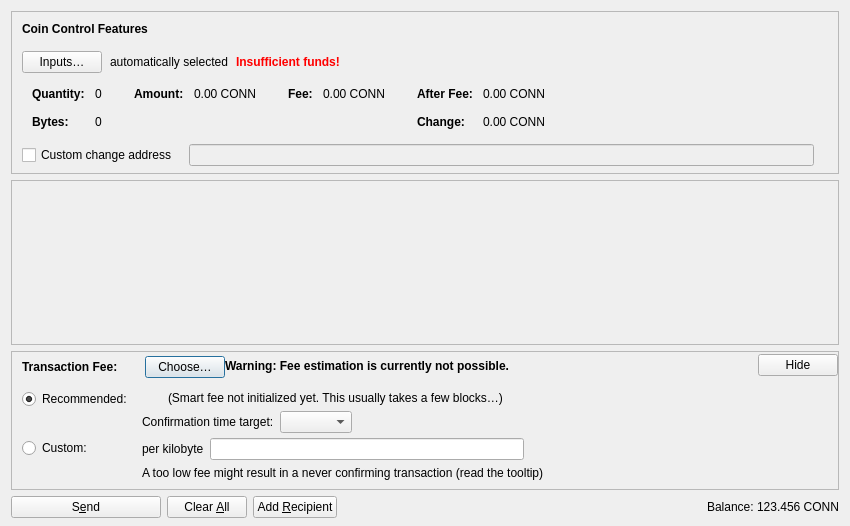
<?xml version="1.0" encoding="UTF-8"?>
<ui version="4.0">
 <class>SendCoinsDialog</class>
 <widget class="QDialog" name="SendCoinsDialog">
  <property name="geometry">
   <rect>
    <x>0</x>
    <y>0</y>
    <width>850</width>
    <height>526</height>
   </rect>
  </property>
  <property name="windowTitle">
   <string>Send Coins</string>
  </property>
  <layout class="QVBoxLayout" name="verticalLayout" stretch="0,1,0,0">
   <property name="bottomMargin">
    <number>8</number>
   </property>
   <item>
    <widget class="QFrame" name="frameCoinControl">
     <property name="sizePolicy">
      <sizepolicy hsizetype="Expanding" vsizetype="Expanding">
       <horstretch>0</horstretch>
       <verstretch>0</verstretch>
      </sizepolicy>
     </property>
     <property name="maximumSize">
      <size>
       <width>16777215</width>
       <height>16777215</height>
      </size>
     </property>
     <property name="frameShape">
      <enum>QFrame::StyledPanel</enum>
     </property>
     <property name="frameShadow">
      <enum>QFrame::Sunken</enum>
     </property>
     <layout class="QVBoxLayout" name="verticalLayoutCoinControl2">
      <property name="spacing">
       <number>0</number>
      </property>
      <property name="leftMargin">
       <number>0</number>
      </property>
      <property name="topMargin">
       <number>0</number>
      </property>
      <property name="rightMargin">
       <number>0</number>
      </property>
      <property name="bottomMargin">
       <number>6</number>
      </property>
      <item>
       <layout class="QVBoxLayout" name="verticalLayoutCoinControl" stretch="0,0,0,0,1">
        <property name="spacing">
         <number>0</number>
        </property>
        <property name="leftMargin">
         <number>10</number>
        </property>
        <property name="topMargin">
         <number>10</number>
        </property>
        <item>
         <layout class="QHBoxLayout" name="horizontalLayoutCoinControl1">
          <property name="bottomMargin">
           <number>15</number>
          </property>
          <item>
           <widget class="QLabel" name="labelCoinControlFeatures">
            <property name="sizePolicy">
             <sizepolicy hsizetype="Preferred" vsizetype="Maximum">
              <horstretch>0</horstretch>
              <verstretch>0</verstretch>
             </sizepolicy>
            </property>
            <property name="font">
             <font>
              <weight>75</weight>
              <bold>true</bold>
             </font>
            </property>
            <property name="styleSheet">
             <string notr="true">font-weight:bold;</string>
            </property>
            <property name="text">
             <string>Coin Control Features</string>
            </property>
           </widget>
          </item>
         </layout>
        </item>
        <item>
         <layout class="QHBoxLayout" name="horizontalLayoutCoinControl2" stretch="0,0,0,0">
          <property name="spacing">
           <number>8</number>
          </property>
          <property name="bottomMargin">
           <number>10</number>
          </property>
          <item>
           <widget class="QPushButton" name="pushButtonCoinControl">
            <property name="styleSheet">
             <string notr="true"/>
            </property>
            <property name="text">
             <string>Inputs…</string>
            </property>
            <property name="autoDefault">
             <bool>false</bool>
            </property>
           </widget>
          </item>
          <item>
           <widget class="QLabel" name="labelCoinControlAutomaticallySelected">
            <property name="text">
             <string>automatically selected</string>
            </property>
            <property name="margin">
             <number>5</number>
            </property>
           </widget>
          </item>
          <item>
           <widget class="QLabel" name="labelCoinControlInsuffFunds">
            <property name="font">
             <font>
              <weight>75</weight>
              <bold>true</bold>
             </font>
            </property>
            <property name="styleSheet">
             <string notr="true">color:red;font-weight:bold;</string>
            </property>
            <property name="text">
             <string>Insufficient funds!</string>
            </property>
            <property name="margin">
             <number>5</number>
            </property>
           </widget>
          </item>
          <item>
           <spacer name="horizontalSpacerCoinControl">
            <property name="orientation">
             <enum>Qt::Horizontal</enum>
            </property>
            <property name="sizeHint" stdset="0">
             <size>
              <width>40</width>
              <height>1</height>
             </size>
            </property>
           </spacer>
          </item>
         </layout>
        </item>
        <item>
         <widget class="QWidget" name="widgetCoinControl" native="true">
          <property name="sizePolicy">
           <sizepolicy hsizetype="Preferred" vsizetype="Preferred">
            <horstretch>0</horstretch>
            <verstretch>0</verstretch>
           </sizepolicy>
          </property>
          <property name="minimumSize">
           <size>
            <width>0</width>
            <height>0</height>
           </size>
          </property>
          <property name="styleSheet">
           <string notr="true"/>
          </property>
          <layout class="QHBoxLayout" name="horizontalLayoutCoinControl5">
           <property name="leftMargin">
            <number>0</number>
           </property>
           <property name="topMargin">
            <number>0</number>
           </property>
           <property name="rightMargin">
            <number>0</number>
           </property>
           <property name="bottomMargin">
            <number>0</number>
           </property>
           <item>
            <layout class="QHBoxLayout" name="horizontalLayoutCoinControl3" stretch="0,0,0,1">
             <property name="spacing">
              <number>20</number>
             </property>
             <property name="topMargin">
              <number>0</number>
             </property>
             <property name="bottomMargin">
              <number>10</number>
             </property>
             <item>
              <layout class="QFormLayout" name="formLayoutCoinControl1">
               <property name="labelAlignment">
                <set>Qt::AlignLeft|Qt::AlignVCenter</set>
               </property>
               <property name="horizontalSpacing">
                <number>10</number>
               </property>
               <property name="verticalSpacing">
                <number>14</number>
               </property>
               <property name="leftMargin">
                <number>10</number>
               </property>
               <property name="topMargin">
                <number>4</number>
               </property>
               <property name="rightMargin">
                <number>6</number>
               </property>
               <item row="0" column="0">
                <widget class="QLabel" name="labelCoinControlQuantityText">
                 <property name="font">
                  <font>
                   <weight>75</weight>
                   <bold>true</bold>
                  </font>
                 </property>
                 <property name="text">
                  <string>Quantity:</string>
                 </property>
                 <property name="margin">
                  <number>0</number>
                 </property>
                </widget>
               </item>
               <item row="0" column="1">
                <widget class="QLabel" name="labelCoinControlQuantity">
                 <property name="cursor">
                  <cursorShape>IBeamCursor</cursorShape>
                 </property>
                 <property name="contextMenuPolicy">
                  <enum>Qt::ActionsContextMenu</enum>
                 </property>
                 <property name="text">
                  <string notr="true">0</string>
                 </property>
                 <property name="margin">
                  <number>0</number>
                 </property>
                 <property name="textInteractionFlags">
                  <set>Qt::LinksAccessibleByMouse|Qt::TextSelectableByKeyboard|Qt::TextSelectableByMouse</set>
                 </property>
                </widget>
               </item>
               <item row="1" column="0">
                <widget class="QLabel" name="labelCoinControlBytesText">
                 <property name="font">
                  <font>
                   <weight>75</weight>
                   <bold>true</bold>
                  </font>
                 </property>
                 <property name="text">
                  <string>Bytes:</string>
                 </property>
                </widget>
               </item>
               <item row="1" column="1">
                <widget class="QLabel" name="labelCoinControlBytes">
                 <property name="cursor">
                  <cursorShape>IBeamCursor</cursorShape>
                 </property>
                 <property name="contextMenuPolicy">
                  <enum>Qt::ActionsContextMenu</enum>
                 </property>
                 <property name="text">
                  <string notr="true">0</string>
                 </property>
                 <property name="textInteractionFlags">
                  <set>Qt::LinksAccessibleByMouse|Qt::TextSelectableByKeyboard|Qt::TextSelectableByMouse</set>
                 </property>
                </widget>
               </item>
              </layout>
             </item>
             <item>
              <layout class="QFormLayout" name="formLayoutCoinControl2">
               <property name="horizontalSpacing">
                <number>10</number>
               </property>
               <property name="verticalSpacing">
                <number>14</number>
               </property>
               <property name="leftMargin">
                <number>6</number>
               </property>
               <property name="topMargin">
                <number>4</number>
               </property>
               <property name="rightMargin">
                <number>6</number>
               </property>
               <item row="0" column="0">
                <widget class="QLabel" name="labelCoinControlAmountText">
                 <property name="font">
                  <font>
                   <weight>75</weight>
                   <bold>true</bold>
                  </font>
                 </property>
                 <property name="text">
                  <string>Amount:</string>
                 </property>
                 <property name="margin">
                  <number>0</number>
                 </property>
                </widget>
               </item>
               <item row="0" column="1">
                <widget class="QLabel" name="labelCoinControlAmount">
                 <property name="cursor">
                  <cursorShape>IBeamCursor</cursorShape>
                 </property>
                 <property name="contextMenuPolicy">
                  <enum>Qt::ActionsContextMenu</enum>
                 </property>
                 <property name="text">
                  <string notr="true">0.00 CONN</string>
                 </property>
                 <property name="textInteractionFlags">
                  <set>Qt::LinksAccessibleByMouse|Qt::TextSelectableByKeyboard|Qt::TextSelectableByMouse</set>
                 </property>
                </widget>
               </item>
              </layout>
             </item>
             <item>
              <layout class="QFormLayout" name="formLayoutCoinControl3">
               <property name="horizontalSpacing">
                <number>10</number>
               </property>
               <property name="verticalSpacing">
                <number>14</number>
               </property>
               <property name="leftMargin">
                <number>6</number>
               </property>
               <property name="topMargin">
                <number>4</number>
               </property>
               <property name="rightMargin">
                <number>6</number>
               </property>
               <item row="0" column="0">
                <widget class="QLabel" name="labelCoinControlFeeText">
                 <property name="font">
                  <font>
                   <weight>75</weight>
                   <bold>true</bold>
                  </font>
                 </property>
                 <property name="text">
                  <string>Fee:</string>
                 </property>
                 <property name="margin">
                  <number>0</number>
                 </property>
                </widget>
               </item>
               <item row="0" column="1">
                <widget class="QLabel" name="labelCoinControlFee">
                 <property name="cursor">
                  <cursorShape>IBeamCursor</cursorShape>
                 </property>
                 <property name="contextMenuPolicy">
                  <enum>Qt::ActionsContextMenu</enum>
                 </property>
                 <property name="text">
                  <string notr="true">0.00 CONN</string>
                 </property>
                 <property name="textInteractionFlags">
                  <set>Qt::LinksAccessibleByMouse|Qt::TextSelectableByKeyboard|Qt::TextSelectableByMouse</set>
                 </property>
                </widget>
               </item>
              </layout>
             </item>
             <item>
              <layout class="QFormLayout" name="formLayoutCoinControl4">
               <property name="labelAlignment">
                <set>Qt::AlignLeft|Qt::AlignVCenter</set>
               </property>
               <property name="horizontalSpacing">
                <number>10</number>
               </property>
               <property name="verticalSpacing">
                <number>14</number>
               </property>
               <property name="leftMargin">
                <number>6</number>
               </property>
               <property name="topMargin">
                <number>4</number>
               </property>
               <property name="rightMargin">
                <number>6</number>
               </property>
               <item row="0" column="0">
                <widget class="QLabel" name="labelCoinControlAfterFeeText">
                 <property name="font">
                  <font>
                   <weight>75</weight>
                   <bold>true</bold>
                  </font>
                 </property>
                 <property name="text">
                  <string>After Fee:</string>
                 </property>
                 <property name="margin">
                  <number>0</number>
                 </property>
                </widget>
               </item>
               <item row="0" column="1">
                <widget class="QLabel" name="labelCoinControlAfterFee">
                 <property name="cursor">
                  <cursorShape>IBeamCursor</cursorShape>
                 </property>
                 <property name="contextMenuPolicy">
                  <enum>Qt::ActionsContextMenu</enum>
                 </property>
                 <property name="text">
                  <string notr="true">0.00 CONN</string>
                 </property>
                 <property name="textInteractionFlags">
                  <set>Qt::LinksAccessibleByMouse|Qt::TextSelectableByKeyboard|Qt::TextSelectableByMouse</set>
                 </property>
                </widget>
               </item>
               <item row="1" column="0">
                <widget class="QLabel" name="labelCoinControlChangeText">
                 <property name="font">
                  <font>
                   <weight>75</weight>
                   <bold>true</bold>
                  </font>
                 </property>
                 <property name="text">
                  <string>Change:</string>
                 </property>
                </widget>
               </item>
               <item row="1" column="1">
                <widget class="QLabel" name="labelCoinControlChange">
                 <property name="cursor">
                  <cursorShape>IBeamCursor</cursorShape>
                 </property>
                 <property name="contextMenuPolicy">
                  <enum>Qt::ActionsContextMenu</enum>
                 </property>
                 <property name="text">
                  <string notr="true">0.00 CONN</string>
                 </property>
                 <property name="textInteractionFlags">
                  <set>Qt::LinksAccessibleByMouse|Qt::TextSelectableByKeyboard|Qt::TextSelectableByMouse</set>
                 </property>
                </widget>
               </item>
              </layout>
             </item>
            </layout>
           </item>
          </layout>
         </widget>
        </item>
        <item>
         <layout class="QHBoxLayout" name="horizontalLayoutCoinControl4" stretch="0,0,0">
          <property name="spacing">
           <number>12</number>
          </property>
          <property name="sizeConstraint">
           <enum>QLayout::SetDefaultConstraint</enum>
          </property>
          <property name="topMargin">
           <number>5</number>
          </property>
          <property name="rightMargin">
           <number>5</number>
          </property>
          <item>
           <widget class="QCheckBox" name="checkBoxCoinControlChange">
            <property name="toolTip">
             <string>If this is activated, but the change address is empty or invalid, change will be sent to a newly generated address.</string>
            </property>
            <property name="text">
             <string>Custom change address</string>
            </property>
           </widget>
          </item>
          <item>
           <widget class="QValidatedLineEdit" name="lineEditCoinControlChange">
            <property name="enabled">
             <bool>false</bool>
            </property>
            <property name="sizePolicy">
             <sizepolicy hsizetype="Expanding" vsizetype="Fixed">
              <horstretch>0</horstretch>
              <verstretch>0</verstretch>
             </sizepolicy>
            </property>
           </widget>
          </item>
          <item>
           <widget class="QLabel" name="labelCoinControlChangeLabel">
            <property name="sizePolicy">
             <sizepolicy hsizetype="Preferred" vsizetype="Expanding">
              <horstretch>0</horstretch>
              <verstretch>0</verstretch>
             </sizepolicy>
            </property>
            <property name="minimumSize">
             <size>
              <width>0</width>
              <height>0</height>
             </size>
            </property>
            <property name="text">
             <string/>
            </property>
            <property name="margin">
             <number>3</number>
            </property>
           </widget>
          </item>
         </layout>
        </item>
        <item>
         <spacer name="verticalSpacerCoinControl">
          <property name="orientation">
           <enum>Qt::Vertical</enum>
          </property>
          <property name="sizeHint" stdset="0">
           <size>
            <width>800</width>
            <height>1</height>
           </size>
          </property>
         </spacer>
        </item>
       </layout>
      </item>
     </layout>
    </widget>
   </item>
   <item>
    <widget class="QScrollArea" name="scrollArea">
     <property name="widgetResizable">
      <bool>true</bool>
     </property>
     <widget class="QWidget" name="scrollAreaWidgetContents">
      <property name="geometry">
       <rect>
        <x>0</x>
        <y>0</y>
        <width>830</width>
        <height>104</height>
       </rect>
      </property>
      <layout class="QVBoxLayout" name="verticalLayout_2" stretch="0,1">
       <property name="leftMargin">
        <number>0</number>
       </property>
       <property name="topMargin">
        <number>0</number>
       </property>
       <property name="rightMargin">
        <number>0</number>
       </property>
       <property name="bottomMargin">
        <number>0</number>
       </property>
       <item>
        <layout class="QVBoxLayout" name="entries">
         <property name="spacing">
          <number>6</number>
         </property>
        </layout>
       </item>
       <item>
        <spacer name="verticalSpacer">
         <property name="orientation">
          <enum>Qt::Vertical</enum>
         </property>
         <property name="sizeHint" stdset="0">
          <size>
           <width>20</width>
           <height>40</height>
          </size>
         </property>
        </spacer>
       </item>
      </layout>
     </widget>
    </widget>
   </item>
   <item>
    <widget class="QFrame" name="frameFee">
     <property name="sizePolicy">
      <sizepolicy hsizetype="Expanding" vsizetype="Expanding">
       <horstretch>0</horstretch>
       <verstretch>0</verstretch>
      </sizepolicy>
     </property>
     <property name="maximumSize">
      <size>
       <width>16777215</width>
       <height>16777215</height>
      </size>
     </property>
     <property name="frameShape">
      <enum>QFrame::StyledPanel</enum>
     </property>
     <property name="frameShadow">
      <enum>QFrame::Sunken</enum>
     </property>
     <layout class="QVBoxLayout" name="verticalLayoutFee1">
      <property name="spacing">
       <number>0</number>
      </property>
      <property name="leftMargin">
       <number>0</number>
      </property>
      <property name="topMargin">
       <number>0</number>
      </property>
      <property name="rightMargin">
       <number>0</number>
      </property>
      <property name="bottomMargin">
       <number>0</number>
      </property>
      <item>
       <layout class="QVBoxLayout" name="verticalLayoutFee2" stretch="0,0,0">
        <property name="spacing">
         <number>0</number>
        </property>
        <property name="leftMargin">
         <number>10</number>
        </property>
        <property name="topMargin">
         <number>0</number>
        </property>
        <item>
         <layout class="QHBoxLayout" name="horizontalLayoutFee1">
          <property name="bottomMargin">
           <number>0</number>
          </property>
          <item>
           <layout class="QVBoxLayout" name="verticalLayoutFee7">
            <property name="spacing">
             <number>0</number>
            </property>
            <item>
             <spacer name="verticalSpacerSmartFee">
              <property name="orientation">
               <enum>Qt::Vertical</enum>
              </property>
              <property name="sizeType">
               <enum>QSizePolicy::Fixed</enum>
              </property>
              <property name="sizeHint" stdset="0">
               <size>
                <width>1</width>
                <height>4</height>
               </size>
              </property>
             </spacer>
            </item>
            <item>
             <layout class="QHBoxLayout" name="horizontalLayoutSmartFee">
              <property name="spacing">
               <number>10</number>
              </property>
              <item>
               <widget class="QLabel" name="labelFeeHeadline">
                <property name="sizePolicy">
                 <sizepolicy hsizetype="Preferred" vsizetype="Maximum">
                  <horstretch>0</horstretch>
                  <verstretch>0</verstretch>
                 </sizepolicy>
                </property>
                <property name="font">
                 <font>
                  <weight>75</weight>
                  <bold>true</bold>
                 </font>
                </property>
                <property name="styleSheet">
                 <string notr="true">font-weight:bold;</string>
                </property>
                <property name="text">
                 <string>Transaction Fee:</string>
                </property>
               </widget>
              </item>
              <item>
               <widget class="QLabel" name="labelFeeMinimized">
                <property name="text">
                 <string/>
                </property>
               </widget>
              </item>
              <item>
               <widget class="QPushButton" name="buttonChooseFee">
                <property name="text">
                 <string>Choose…</string>
                </property>
               </widget>
              </item>
             </layout>
            </item>
            <item>
             <spacer name="verticalSpacer_5">
              <property name="orientation">
               <enum>Qt::Vertical</enum>
              </property>
              <property name="sizeHint" stdset="0">
               <size>
                <width>1</width>
                <height>1</height>
               </size>
              </property>
             </spacer>
            </item>
           </layout>
          </item>
          <item>
           <widget class="QLabel" name="fallbackFeeWarningLabel">
            <property name="toolTip">
             <string>Using the fallbackfee can result in sending a transaction that will take several hours or days (or never) to confirm. Consider choosing your fee manually or wait until you have validated the complete chain.</string>
            </property>
            <property name="font">
            <font>
                <weight>75</weight>
                <bold>true</bold>
            </font>
            </property>
            <property name="text">
             <string>Warning: Fee estimation is currently not possible.</string>
            </property>
            <property name="wordWrap">
             <bool>false</bool>
            </property>
           </widget>
          </item>
          <item>
           <spacer name="horizontalSpacer_4">
            <property name="orientation">
             <enum>Qt::Horizontal</enum>
            </property>
            <property name="sizeType">
             <enum>QSizePolicy::MinimumExpanding</enum>
            </property>
            <property name="sizeHint" stdset="0">
             <size>
              <width>40</width>
              <height>20</height>
             </size>
            </property>
           </spacer>
          </item>
          <item>
           <widget class="QPushButton" name="buttonMinimizeFee">
            <property name="toolTip">
             <string>Hide transaction fee settings</string>
            </property>
            <property name="text">
             <string>Hide</string>
            </property>
           </widget>
          </item>
         </layout>
        </item>
        <item>
         <widget class="QFrame" name="frameFeeSelection">
          <layout class="QVBoxLayout" name="verticalLayoutFee12">
           <property name="spacing">
            <number>0</number>
           </property>
           <property name="leftMargin">
            <number>0</number>
           </property>
           <property name="topMargin">
            <number>0</number>
           </property>
           <property name="rightMargin">
            <number>0</number>
           </property>
           <property name="bottomMargin">
            <number>0</number>
           </property>
           <item>
            <layout class="QGridLayout" name="gridLayoutFee">
             <property name="topMargin">
              <number>10</number>
             </property>
             <property name="bottomMargin">
              <number>4</number>
             </property>
             <property name="horizontalSpacing">
              <number>10</number>
             </property>
             <property name="verticalSpacing">
              <number>4</number>
             </property>
             <item row="1" column="1">
              <layout class="QVBoxLayout" name="verticalLayoutFee8">
               <property name="spacing">
                <number>6</number>
               </property>
               <item>
                <layout class="QHBoxLayout" name="horizontalLayoutFee13">
                 <item>
                  <widget class="QLabel" name="labelCustomPerKilobyte">
                   <property name="toolTip">
                    <string>Specify a custom fee per kB (1,000 bytes) of the transaction's virtual size.

Note:  Since the fee is calculated on a per-byte basis, a fee rate of "100 connects per kvB" for a transaction size of 500 virtual bytes (half of 1 kvB) would ultimately yield a fee of only 50 connects.</string>
                   </property>
                   <property name="text">
                    <string>per kilobyte</string>
                   </property>
                  </widget>
                 </item>
                 <item>
                  <widget class="BitcoinAmountField" name="customFee"/>
                 </item>
                 <item>
                  <spacer name="horizontalSpacer_6">
                   <property name="orientation">
                    <enum>Qt::Horizontal</enum>
                   </property>
                   <property name="sizeHint" stdset="0">
                    <size>
                     <width>1</width>
                     <height>1</height>
                    </size>
                   </property>
                  </spacer>
                 </item>
                </layout>
               </item>
               <item>
                <layout class="QHBoxLayout" name="horizontalLayoutFee8">
                 <item>
                  <widget class="QLabel" name="labelCustomFeeWarning">
                   <property name="enabled">
                    <bool>true</bool>
                   </property>
                   <property name="toolTip">
                    <string>When there is less transaction volume than space in the blocks, miners as well as relaying nodes may enforce a minimum fee. Paying only this minimum fee is just fine, but be aware that this can result in a never confirming transaction once there is more demand for ConnectCoin transactions than the network can process.</string>
                   </property>
                   <property name="text">
                    <string>A too low fee might result in a never confirming transaction (read the tooltip)</string>
                   </property>
                  </widget>
                 </item>
                 <item>
                  <spacer name="horizontalSpacer_2">
                   <property name="orientation">
                    <enum>Qt::Horizontal</enum>
                   </property>
                   <property name="sizeHint" stdset="0">
                    <size>
                     <width>1</width>
                     <height>1</height>
                    </size>
                   </property>
                  </spacer>
                 </item>
                </layout>
               </item>
              </layout>
             </item>
             <item row="0" column="0">
              <layout class="QVBoxLayout" name="verticalLayoutFee4" stretch="0,1">
               <item>
                <widget class="QRadioButton" name="radioSmartFee">
                 <property name="text">
                  <string>Recommended:</string>
                 </property>
                 <property name="checked">
                  <bool>true</bool>
                 </property>
                 <attribute name="buttonGroup">
                  <string notr="true">groupFee</string>
                 </attribute>
                </widget>
               </item>
               <item>
                <spacer name="verticalSpacer_2">
                 <property name="orientation">
                  <enum>Qt::Vertical</enum>
                 </property>
                 <property name="sizeHint" stdset="0">
                  <size>
                   <width>1</width>
                   <height>1</height>
                  </size>
                 </property>
                </spacer>
               </item>
              </layout>
             </item>
             <item row="1" column="0">
              <layout class="QVBoxLayout" name="verticalLayoutFee9" stretch="0,1">
               <item>
                <widget class="QRadioButton" name="radioCustomFee">
                 <property name="text">
                  <string>Custom:</string>
                 </property>
                 <attribute name="buttonGroup">
                  <string notr="true">groupFee</string>
                 </attribute>
                </widget>
               </item>
               <item>
                <spacer name="verticalSpacer_6">
                 <property name="orientation">
                  <enum>Qt::Vertical</enum>
                 </property>
                 <property name="sizeHint" stdset="0">
                  <size>
                   <width>1</width>
                   <height>1</height>
                  </size>
                 </property>
                </spacer>
               </item>
              </layout>
             </item>
             <item row="0" column="1">
              <layout class="QVBoxLayout" name="verticalLayoutFee3" stretch="0,0,1">
               <property name="spacing">
                <number>6</number>
               </property>
               <property name="topMargin">
                <number>2</number>
               </property>
               <item>
                <layout class="QHBoxLayout" name="horizontalLayoutFee12">
                 <item>
                  <widget class="QLabel" name="labelSmartFee">
                   <property name="text">
                    <string/>
                   </property>
                  </widget>
                 </item>
                 <item>
                  <widget class="QLabel" name="labelFeeEstimation">
                   <property name="text">
                    <string/>
                   </property>
                  </widget>
                 </item>
                 <item>
                  <widget class="QLabel" name="labelSmartFee2">
                   <property name="text">
                    <string>(Smart fee not initialized yet. This usually takes a few blocks…)</string>
                   </property>
                  </widget>
                 </item>
                 <item>
                  <spacer name="horizontalSpacer_5">
                   <property name="orientation">
                    <enum>Qt::Horizontal</enum>
                   </property>
                   <property name="sizeHint" stdset="0">
                    <size>
                     <width>1</width>
                     <height>1</height>
                    </size>
                   </property>
                  </spacer>
                 </item>
                </layout>
               </item>
               <item>
                <layout class="QHBoxLayout" name="horizontalLayoutFee9">
                 <item>
                  <layout class="QVBoxLayout" name="verticalLayoutFee6">
                   <item>
                    <widget class="QLabel" name="labelSmartFee3">
                     <property name="text">
                      <string>Confirmation time target:</string>
                     </property>
                    </widget>
                   </item>
                  </layout>
                 </item>
                 <item>
                  <layout class="QVBoxLayout" name="verticalLayoutFee5">
                   <property name="rightMargin">
                    <number>30</number>
                   </property>
                   <item>
                    <layout class="QHBoxLayout" name="horizontalLayoutConfTarget">
                     <property name="bottomMargin">
                      <number>0</number>
                     </property>
                     <item>
                      <widget class="QComboBox" name="confTargetSelector"/>
                     </item>
                     <item>
                      <spacer name="horizontalSpacerConfTarget">
                       <property name="orientation">
                        <enum>Qt::Horizontal</enum>
                       </property>
                       <property name="sizeHint" stdset="0">
                        <size>
                         <width>40</width>
                         <height>20</height>
                        </size>
                       </property>
                      </spacer>
                     </item>
                    </layout>
                   </item>
                  </layout>
                 </item>
                </layout>
               </item>
               <item>
                <spacer name="verticalSpacer_4">
                 <property name="orientation">
                  <enum>Qt::Vertical</enum>
                 </property>
                 <property name="sizeHint" stdset="0">
                  <size>
                   <width>1</width>
                   <height>1</height>
                  </size>
                 </property>
                </spacer>
               </item>
              </layout>
             </item>
            </layout>
           </item>
          </layout>
         </widget>
        </item>
        <item>
         <spacer name="verticalSpacerFee">
          <property name="orientation">
           <enum>Qt::Vertical</enum>
          </property>
          <property name="sizeHint" stdset="0">
           <size>
            <width>40</width>
            <height>5</height>
           </size>
          </property>
         </spacer>
        </item>
       </layout>
      </item>
     </layout>
    </widget>
   </item>
   <item>
    <layout class="QHBoxLayout" name="horizontalLayout">
     <item>
      <widget class="QPushButton" name="sendButton">
       <property name="minimumSize">
        <size>
         <width>150</width>
         <height>0</height>
        </size>
       </property>
       <property name="toolTip">
        <string>Confirm the send action</string>
       </property>
       <property name="text">
        <string>S&amp;end</string>
       </property>
       <property name="icon">
        <iconset resource="../bitcoin.qrc">
         <normaloff>:/icons/send</normaloff>:/icons/send</iconset>
       </property>
       <property name="autoDefault">
        <bool>false</bool>
       </property>
       <property name="default">
        <bool>false</bool>
       </property>
      </widget>
     </item>
     <item>
      <widget class="QPushButton" name="clearButton">
       <property name="sizePolicy">
        <sizepolicy hsizetype="Minimum" vsizetype="Fixed">
         <horstretch>0</horstretch>
         <verstretch>0</verstretch>
        </sizepolicy>
       </property>
       <property name="toolTip">
        <string>Clear all fields of the form.</string>
       </property>
       <property name="text">
        <string>Clear &amp;All</string>
       </property>
       <property name="icon">
        <iconset resource="../bitcoin.qrc">
         <normaloff>:/icons/remove</normaloff>:/icons/remove</iconset>
       </property>
       <property name="autoDefault">
        <bool>false</bool>
       </property>
      </widget>
     </item>
     <item>
      <widget class="QPushButton" name="addButton">
       <property name="toolTip">
        <string>Send to multiple recipients at once</string>
       </property>
       <property name="text">
        <string>Add &amp;Recipient</string>
       </property>
       <property name="icon">
        <iconset resource="../bitcoin.qrc">
         <normaloff>:/icons/add</normaloff>:/icons/add</iconset>
       </property>
       <property name="autoDefault">
        <bool>false</bool>
       </property>
      </widget>
     </item>
     <item>
      <spacer name="horizontalSpacer">
       <property name="orientation">
        <enum>Qt::Horizontal</enum>
       </property>
       <property name="sizeHint" stdset="0">
        <size>
         <width>40</width>
         <height>20</height>
        </size>
       </property>
      </spacer>
     </item>
     <item>
      <layout class="QHBoxLayout" name="horizontalLayout_2">
       <property name="spacing">
        <number>3</number>
       </property>
       <item>
        <widget class="QLabel" name="labelBalanceName">
         <property name="sizePolicy">
          <sizepolicy hsizetype="Preferred" vsizetype="Fixed">
           <horstretch>0</horstretch>
           <verstretch>0</verstretch>
          </sizepolicy>
         </property>
         <property name="text">
          <string>Balance:</string>
         </property>
        </widget>
       </item>
       <item>
        <widget class="QLabel" name="labelBalance">
         <property name="sizePolicy">
          <sizepolicy hsizetype="Preferred" vsizetype="Fixed">
           <horstretch>0</horstretch>
           <verstretch>0</verstretch>
          </sizepolicy>
         </property>
         <property name="cursor">
          <cursorShape>IBeamCursor</cursorShape>
         </property>
         <property name="text">
          <string notr="true">123.456 CONN</string>
         </property>
         <property name="textInteractionFlags">
          <set>Qt::LinksAccessibleByMouse|Qt::TextSelectableByKeyboard|Qt::TextSelectableByMouse</set>
         </property>
        </widget>
       </item>
      </layout>
     </item>
    </layout>
   </item>
  </layout>
 </widget>
 <customwidgets>
  <customwidget>
   <class>QValidatedLineEdit</class>
   <extends>QLineEdit</extends>
   <header>qt/qvalidatedlineedit.h</header>
  </customwidget>
  <customwidget>
   <class>BitcoinAmountField</class>
   <extends>QLineEdit</extends>
   <header>qt/bitcoinamountfield.h</header>
   <container>1</container>
  </customwidget>
 </customwidgets>
 <resources>
  <include location="../bitcoin.qrc"/>
 </resources>
 <connections/>
 <buttongroups>
  <buttongroup name="groupFee"/>
 </buttongroups>
</ui>
